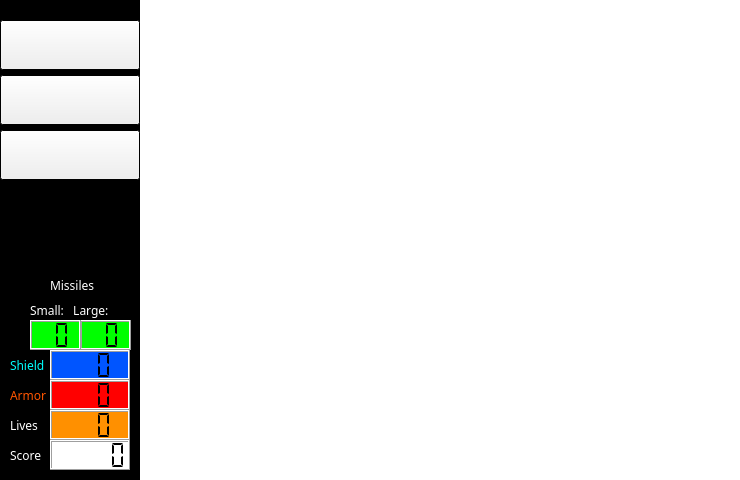
<?xml version="1.0" encoding="UTF-8"?>
<ui version="4.0">
 <class>MainWindow</class>
 <widget class="QMainWindow" name="MainWindow">
  <property name="geometry">
   <rect>
    <x>0</x>
    <y>0</y>
    <width>740</width>
    <height>480</height>
   </rect>
  </property>
  <property name="minimumSize">
   <size>
    <width>740</width>
    <height>480</height>
   </size>
  </property>
  <property name="maximumSize">
   <size>
    <width>740</width>
    <height>480</height>
   </size>
  </property>
  <property name="palette">
   <palette>
    <active>
     <colorrole role="Base">
      <brush brushstyle="SolidPattern">
       <color alpha="255">
        <red>255</red>
        <green>255</green>
        <blue>255</blue>
       </color>
      </brush>
     </colorrole>
     <colorrole role="Window">
      <brush brushstyle="SolidPattern">
       <color alpha="255">
        <red>0</red>
        <green>0</green>
        <blue>0</blue>
       </color>
      </brush>
     </colorrole>
    </active>
    <inactive>
     <colorrole role="Base">
      <brush brushstyle="SolidPattern">
       <color alpha="255">
        <red>255</red>
        <green>255</green>
        <blue>255</blue>
       </color>
      </brush>
     </colorrole>
     <colorrole role="Window">
      <brush brushstyle="SolidPattern">
       <color alpha="255">
        <red>0</red>
        <green>0</green>
        <blue>0</blue>
       </color>
      </brush>
     </colorrole>
    </inactive>
    <disabled>
     <colorrole role="Base">
      <brush brushstyle="SolidPattern">
       <color alpha="255">
        <red>0</red>
        <green>0</green>
        <blue>0</blue>
       </color>
      </brush>
     </colorrole>
     <colorrole role="Window">
      <brush brushstyle="SolidPattern">
       <color alpha="255">
        <red>0</red>
        <green>0</green>
        <blue>0</blue>
       </color>
      </brush>
     </colorrole>
    </disabled>
   </palette>
  </property>
  <property name="windowTitle">
   <string>Super Shooters</string>
  </property>
  <property name="autoFillBackground">
   <bool>true</bool>
  </property>
  <widget class="QWidget" name="centralWidget">
   <widget class="QGraphicsView" name="Display">
    <property name="geometry">
     <rect>
      <x>140</x>
      <y>0</y>
      <width>600</width>
      <height>480</height>
     </rect>
    </property>
    <property name="frameShape">
     <enum>QFrame::NoFrame</enum>
    </property>
    <property name="verticalScrollBarPolicy">
     <enum>Qt::ScrollBarAlwaysOff</enum>
    </property>
    <property name="horizontalScrollBarPolicy">
     <enum>Qt::ScrollBarAlwaysOff</enum>
    </property>
   </widget>
   <widget class="QPushButton" name="playButton">
    <property name="geometry">
     <rect>
      <x>0</x>
      <y>20</y>
      <width>140</width>
      <height>50</height>
     </rect>
    </property>
    <property name="text">
     <string/>
    </property>
   </widget>
   <widget class="QPushButton" name="quitButton">
    <property name="geometry">
     <rect>
      <x>0</x>
      <y>130</y>
      <width>140</width>
      <height>50</height>
     </rect>
    </property>
    <property name="text">
     <string/>
    </property>
   </widget>
   <widget class="QPushButton" name="loadButton">
    <property name="geometry">
     <rect>
      <x>0</x>
      <y>75</y>
      <width>140</width>
      <height>50</height>
     </rect>
    </property>
    <property name="text">
     <string/>
    </property>
   </widget>
   <widget class="QLCDNumber" name="scoreDisplay">
    <property name="geometry">
     <rect>
      <x>50</x>
      <y>440</y>
      <width>80</width>
      <height>30</height>
     </rect>
    </property>
    <property name="palette">
     <palette>
      <active>
       <colorrole role="Base">
        <brush brushstyle="SolidPattern">
         <color alpha="255">
          <red>255</red>
          <green>255</green>
          <blue>255</blue>
         </color>
        </brush>
       </colorrole>
       <colorrole role="Window">
        <brush brushstyle="SolidPattern">
         <color alpha="255">
          <red>255</red>
          <green>255</green>
          <blue>255</blue>
         </color>
        </brush>
       </colorrole>
      </active>
      <inactive>
       <colorrole role="Base">
        <brush brushstyle="SolidPattern">
         <color alpha="255">
          <red>255</red>
          <green>255</green>
          <blue>255</blue>
         </color>
        </brush>
       </colorrole>
       <colorrole role="Window">
        <brush brushstyle="SolidPattern">
         <color alpha="255">
          <red>255</red>
          <green>255</green>
          <blue>255</blue>
         </color>
        </brush>
       </colorrole>
      </inactive>
      <disabled>
       <colorrole role="Base">
        <brush brushstyle="SolidPattern">
         <color alpha="255">
          <red>255</red>
          <green>255</green>
          <blue>255</blue>
         </color>
        </brush>
       </colorrole>
       <colorrole role="Window">
        <brush brushstyle="SolidPattern">
         <color alpha="255">
          <red>255</red>
          <green>255</green>
          <blue>255</blue>
         </color>
        </brush>
       </colorrole>
      </disabled>
     </palette>
    </property>
    <property name="autoFillBackground">
     <bool>true</bool>
    </property>
    <property name="frameShape">
     <enum>QFrame::Box</enum>
    </property>
    <property name="frameShadow">
     <enum>QFrame::Raised</enum>
    </property>
    <property name="numDigits">
     <number>5</number>
    </property>
    <property name="segmentStyle">
     <enum>QLCDNumber::Flat</enum>
    </property>
    <property name="value" stdset="0">
     <double>0.000000000000000</double>
    </property>
    <property name="intValue" stdset="0">
     <number>0</number>
    </property>
   </widget>
   <widget class="QLabel" name="scoreLabel">
    <property name="geometry">
     <rect>
      <x>10</x>
      <y>440</y>
      <width>40</width>
      <height>30</height>
     </rect>
    </property>
    <property name="palette">
     <palette>
      <active>
       <colorrole role="WindowText">
        <brush brushstyle="SolidPattern">
         <color alpha="255">
          <red>255</red>
          <green>255</green>
          <blue>255</blue>
         </color>
        </brush>
       </colorrole>
      </active>
      <inactive>
       <colorrole role="WindowText">
        <brush brushstyle="SolidPattern">
         <color alpha="255">
          <red>255</red>
          <green>255</green>
          <blue>255</blue>
         </color>
        </brush>
       </colorrole>
      </inactive>
      <disabled>
       <colorrole role="WindowText">
        <brush brushstyle="SolidPattern">
         <color alpha="255">
          <red>120</red>
          <green>120</green>
          <blue>120</blue>
         </color>
        </brush>
       </colorrole>
      </disabled>
     </palette>
    </property>
    <property name="font">
     <font>
      <family>MS Gothic</family>
      <pointsize>9</pointsize>
     </font>
    </property>
    <property name="text">
     <string>Score</string>
    </property>
   </widget>
   <widget class="QLabel" name="livesLabel">
    <property name="geometry">
     <rect>
      <x>10</x>
      <y>410</y>
      <width>40</width>
      <height>30</height>
     </rect>
    </property>
    <property name="palette">
     <palette>
      <active>
       <colorrole role="WindowText">
        <brush brushstyle="SolidPattern">
         <color alpha="255">
          <red>255</red>
          <green>255</green>
          <blue>255</blue>
         </color>
        </brush>
       </colorrole>
      </active>
      <inactive>
       <colorrole role="WindowText">
        <brush brushstyle="SolidPattern">
         <color alpha="255">
          <red>255</red>
          <green>255</green>
          <blue>255</blue>
         </color>
        </brush>
       </colorrole>
      </inactive>
      <disabled>
       <colorrole role="WindowText">
        <brush brushstyle="SolidPattern">
         <color alpha="255">
          <red>120</red>
          <green>120</green>
          <blue>120</blue>
         </color>
        </brush>
       </colorrole>
      </disabled>
     </palette>
    </property>
    <property name="font">
     <font>
      <family>MS Gothic</family>
      <pointsize>9</pointsize>
     </font>
    </property>
    <property name="text">
     <string>Lives</string>
    </property>
   </widget>
   <widget class="QLCDNumber" name="livesDisplay">
    <property name="geometry">
     <rect>
      <x>50</x>
      <y>410</y>
      <width>80</width>
      <height>30</height>
     </rect>
    </property>
    <property name="palette">
     <palette>
      <active>
       <colorrole role="Base">
        <brush brushstyle="SolidPattern">
         <color alpha="255">
          <red>255</red>
          <green>255</green>
          <blue>255</blue>
         </color>
        </brush>
       </colorrole>
       <colorrole role="Window">
        <brush brushstyle="SolidPattern">
         <color alpha="255">
          <red>255</red>
          <green>144</green>
          <blue>0</blue>
         </color>
        </brush>
       </colorrole>
      </active>
      <inactive>
       <colorrole role="Base">
        <brush brushstyle="SolidPattern">
         <color alpha="255">
          <red>255</red>
          <green>255</green>
          <blue>255</blue>
         </color>
        </brush>
       </colorrole>
       <colorrole role="Window">
        <brush brushstyle="SolidPattern">
         <color alpha="255">
          <red>255</red>
          <green>144</green>
          <blue>0</blue>
         </color>
        </brush>
       </colorrole>
      </inactive>
      <disabled>
       <colorrole role="Base">
        <brush brushstyle="SolidPattern">
         <color alpha="255">
          <red>255</red>
          <green>144</green>
          <blue>0</blue>
         </color>
        </brush>
       </colorrole>
       <colorrole role="Window">
        <brush brushstyle="SolidPattern">
         <color alpha="255">
          <red>255</red>
          <green>144</green>
          <blue>0</blue>
         </color>
        </brush>
       </colorrole>
      </disabled>
     </palette>
    </property>
    <property name="autoFillBackground">
     <bool>true</bool>
    </property>
    <property name="frameShape">
     <enum>QFrame::Box</enum>
    </property>
    <property name="frameShadow">
     <enum>QFrame::Raised</enum>
    </property>
    <property name="numDigits">
     <number>3</number>
    </property>
    <property name="segmentStyle">
     <enum>QLCDNumber::Flat</enum>
    </property>
    <property name="value" stdset="0">
     <double>0.000000000000000</double>
    </property>
    <property name="intValue" stdset="0">
     <number>0</number>
    </property>
   </widget>
   <widget class="QLabel" name="armorLabel">
    <property name="geometry">
     <rect>
      <x>10</x>
      <y>380</y>
      <width>40</width>
      <height>30</height>
     </rect>
    </property>
    <property name="palette">
     <palette>
      <active>
       <colorrole role="WindowText">
        <brush brushstyle="SolidPattern">
         <color alpha="255">
          <red>255</red>
          <green>85</green>
          <blue>0</blue>
         </color>
        </brush>
       </colorrole>
      </active>
      <inactive>
       <colorrole role="WindowText">
        <brush brushstyle="SolidPattern">
         <color alpha="255">
          <red>255</red>
          <green>85</green>
          <blue>0</blue>
         </color>
        </brush>
       </colorrole>
      </inactive>
      <disabled>
       <colorrole role="WindowText">
        <brush brushstyle="SolidPattern">
         <color alpha="255">
          <red>120</red>
          <green>120</green>
          <blue>120</blue>
         </color>
        </brush>
       </colorrole>
      </disabled>
     </palette>
    </property>
    <property name="font">
     <font>
      <family>MS Gothic</family>
      <pointsize>9</pointsize>
     </font>
    </property>
    <property name="text">
     <string>Armor</string>
    </property>
   </widget>
   <widget class="QLabel" name="shieldLabel">
    <property name="geometry">
     <rect>
      <x>10</x>
      <y>350</y>
      <width>40</width>
      <height>30</height>
     </rect>
    </property>
    <property name="palette">
     <palette>
      <active>
       <colorrole role="WindowText">
        <brush brushstyle="SolidPattern">
         <color alpha="255">
          <red>0</red>
          <green>255</green>
          <blue>255</blue>
         </color>
        </brush>
       </colorrole>
      </active>
      <inactive>
       <colorrole role="WindowText">
        <brush brushstyle="SolidPattern">
         <color alpha="255">
          <red>0</red>
          <green>255</green>
          <blue>255</blue>
         </color>
        </brush>
       </colorrole>
      </inactive>
      <disabled>
       <colorrole role="WindowText">
        <brush brushstyle="SolidPattern">
         <color alpha="255">
          <red>120</red>
          <green>120</green>
          <blue>120</blue>
         </color>
        </brush>
       </colorrole>
      </disabled>
     </palette>
    </property>
    <property name="font">
     <font>
      <family>MS Gothic</family>
      <pointsize>9</pointsize>
     </font>
    </property>
    <property name="text">
     <string>Shield</string>
    </property>
   </widget>
   <widget class="QLabel" name="bombsLabel">
    <property name="geometry">
     <rect>
      <x>50</x>
      <y>270</y>
      <width>51</width>
      <height>30</height>
     </rect>
    </property>
    <property name="palette">
     <palette>
      <active>
       <colorrole role="WindowText">
        <brush brushstyle="SolidPattern">
         <color alpha="255">
          <red>255</red>
          <green>255</green>
          <blue>255</blue>
         </color>
        </brush>
       </colorrole>
      </active>
      <inactive>
       <colorrole role="WindowText">
        <brush brushstyle="SolidPattern">
         <color alpha="255">
          <red>255</red>
          <green>255</green>
          <blue>255</blue>
         </color>
        </brush>
       </colorrole>
      </inactive>
      <disabled>
       <colorrole role="WindowText">
        <brush brushstyle="SolidPattern">
         <color alpha="255">
          <red>120</red>
          <green>120</green>
          <blue>120</blue>
         </color>
        </brush>
       </colorrole>
      </disabled>
     </palette>
    </property>
    <property name="font">
     <font>
      <family>MS Gothic</family>
      <pointsize>9</pointsize>
     </font>
    </property>
    <property name="text">
     <string>Missiles</string>
    </property>
   </widget>
   <widget class="QLCDNumber" name="shieldDisplay">
    <property name="geometry">
     <rect>
      <x>50</x>
      <y>350</y>
      <width>80</width>
      <height>30</height>
     </rect>
    </property>
    <property name="palette">
     <palette>
      <active>
       <colorrole role="Base">
        <brush brushstyle="SolidPattern">
         <color alpha="255">
          <red>255</red>
          <green>255</green>
          <blue>255</blue>
         </color>
        </brush>
       </colorrole>
       <colorrole role="Window">
        <brush brushstyle="SolidPattern">
         <color alpha="255">
          <red>0</red>
          <green>85</green>
          <blue>255</blue>
         </color>
        </brush>
       </colorrole>
      </active>
      <inactive>
       <colorrole role="Base">
        <brush brushstyle="SolidPattern">
         <color alpha="255">
          <red>255</red>
          <green>255</green>
          <blue>255</blue>
         </color>
        </brush>
       </colorrole>
       <colorrole role="Window">
        <brush brushstyle="SolidPattern">
         <color alpha="255">
          <red>0</red>
          <green>85</green>
          <blue>255</blue>
         </color>
        </brush>
       </colorrole>
      </inactive>
      <disabled>
       <colorrole role="Base">
        <brush brushstyle="SolidPattern">
         <color alpha="255">
          <red>0</red>
          <green>85</green>
          <blue>255</blue>
         </color>
        </brush>
       </colorrole>
       <colorrole role="Window">
        <brush brushstyle="SolidPattern">
         <color alpha="255">
          <red>0</red>
          <green>85</green>
          <blue>255</blue>
         </color>
        </brush>
       </colorrole>
      </disabled>
     </palette>
    </property>
    <property name="autoFillBackground">
     <bool>true</bool>
    </property>
    <property name="frameShape">
     <enum>QFrame::Box</enum>
    </property>
    <property name="frameShadow">
     <enum>QFrame::Raised</enum>
    </property>
    <property name="numDigits">
     <number>3</number>
    </property>
    <property name="segmentStyle">
     <enum>QLCDNumber::Flat</enum>
    </property>
    <property name="value" stdset="0">
     <double>0.000000000000000</double>
    </property>
    <property name="intValue" stdset="0">
     <number>0</number>
    </property>
   </widget>
   <widget class="QLCDNumber" name="armorDisplay">
    <property name="geometry">
     <rect>
      <x>50</x>
      <y>380</y>
      <width>80</width>
      <height>30</height>
     </rect>
    </property>
    <property name="palette">
     <palette>
      <active>
       <colorrole role="Base">
        <brush brushstyle="SolidPattern">
         <color alpha="255">
          <red>255</red>
          <green>255</green>
          <blue>255</blue>
         </color>
        </brush>
       </colorrole>
       <colorrole role="Window">
        <brush brushstyle="SolidPattern">
         <color alpha="255">
          <red>255</red>
          <green>0</green>
          <blue>0</blue>
         </color>
        </brush>
       </colorrole>
      </active>
      <inactive>
       <colorrole role="Base">
        <brush brushstyle="SolidPattern">
         <color alpha="255">
          <red>255</red>
          <green>255</green>
          <blue>255</blue>
         </color>
        </brush>
       </colorrole>
       <colorrole role="Window">
        <brush brushstyle="SolidPattern">
         <color alpha="255">
          <red>255</red>
          <green>0</green>
          <blue>0</blue>
         </color>
        </brush>
       </colorrole>
      </inactive>
      <disabled>
       <colorrole role="Base">
        <brush brushstyle="SolidPattern">
         <color alpha="255">
          <red>255</red>
          <green>0</green>
          <blue>0</blue>
         </color>
        </brush>
       </colorrole>
       <colorrole role="Window">
        <brush brushstyle="SolidPattern">
         <color alpha="255">
          <red>255</red>
          <green>0</green>
          <blue>0</blue>
         </color>
        </brush>
       </colorrole>
      </disabled>
     </palette>
    </property>
    <property name="autoFillBackground">
     <bool>true</bool>
    </property>
    <property name="frameShape">
     <enum>QFrame::Box</enum>
    </property>
    <property name="frameShadow">
     <enum>QFrame::Raised</enum>
    </property>
    <property name="numDigits">
     <number>3</number>
    </property>
    <property name="segmentStyle">
     <enum>QLCDNumber::Flat</enum>
    </property>
    <property name="value" stdset="0">
     <double>0.000000000000000</double>
    </property>
    <property name="intValue" stdset="0">
     <number>0</number>
    </property>
   </widget>
   <widget class="QLCDNumber" name="bigMissilesDisplay">
    <property name="geometry">
     <rect>
      <x>80</x>
      <y>320</y>
      <width>51</width>
      <height>30</height>
     </rect>
    </property>
    <property name="palette">
     <palette>
      <active>
       <colorrole role="Base">
        <brush brushstyle="SolidPattern">
         <color alpha="255">
          <red>255</red>
          <green>255</green>
          <blue>255</blue>
         </color>
        </brush>
       </colorrole>
       <colorrole role="Window">
        <brush brushstyle="SolidPattern">
         <color alpha="255">
          <red>0</red>
          <green>255</green>
          <blue>0</blue>
         </color>
        </brush>
       </colorrole>
      </active>
      <inactive>
       <colorrole role="Base">
        <brush brushstyle="SolidPattern">
         <color alpha="255">
          <red>255</red>
          <green>255</green>
          <blue>255</blue>
         </color>
        </brush>
       </colorrole>
       <colorrole role="Window">
        <brush brushstyle="SolidPattern">
         <color alpha="255">
          <red>0</red>
          <green>255</green>
          <blue>0</blue>
         </color>
        </brush>
       </colorrole>
      </inactive>
      <disabled>
       <colorrole role="Base">
        <brush brushstyle="SolidPattern">
         <color alpha="255">
          <red>0</red>
          <green>255</green>
          <blue>0</blue>
         </color>
        </brush>
       </colorrole>
       <colorrole role="Window">
        <brush brushstyle="SolidPattern">
         <color alpha="255">
          <red>0</red>
          <green>255</green>
          <blue>0</blue>
         </color>
        </brush>
       </colorrole>
      </disabled>
     </palette>
    </property>
    <property name="autoFillBackground">
     <bool>true</bool>
    </property>
    <property name="frameShape">
     <enum>QFrame::Box</enum>
    </property>
    <property name="frameShadow">
     <enum>QFrame::Raised</enum>
    </property>
    <property name="numDigits">
     <number>2</number>
    </property>
    <property name="segmentStyle">
     <enum>QLCDNumber::Flat</enum>
    </property>
    <property name="value" stdset="0">
     <double>0.000000000000000</double>
    </property>
    <property name="intValue" stdset="0">
     <number>0</number>
    </property>
   </widget>
   <widget class="QLCDNumber" name="smallMissilesDisplay">
    <property name="geometry">
     <rect>
      <x>30</x>
      <y>320</y>
      <width>51</width>
      <height>30</height>
     </rect>
    </property>
    <property name="palette">
     <palette>
      <active>
       <colorrole role="Base">
        <brush brushstyle="SolidPattern">
         <color alpha="255">
          <red>255</red>
          <green>255</green>
          <blue>255</blue>
         </color>
        </brush>
       </colorrole>
       <colorrole role="Window">
        <brush brushstyle="SolidPattern">
         <color alpha="255">
          <red>0</red>
          <green>255</green>
          <blue>0</blue>
         </color>
        </brush>
       </colorrole>
      </active>
      <inactive>
       <colorrole role="Base">
        <brush brushstyle="SolidPattern">
         <color alpha="255">
          <red>255</red>
          <green>255</green>
          <blue>255</blue>
         </color>
        </brush>
       </colorrole>
       <colorrole role="Window">
        <brush brushstyle="SolidPattern">
         <color alpha="255">
          <red>0</red>
          <green>255</green>
          <blue>0</blue>
         </color>
        </brush>
       </colorrole>
      </inactive>
      <disabled>
       <colorrole role="Base">
        <brush brushstyle="SolidPattern">
         <color alpha="255">
          <red>0</red>
          <green>255</green>
          <blue>0</blue>
         </color>
        </brush>
       </colorrole>
       <colorrole role="Window">
        <brush brushstyle="SolidPattern">
         <color alpha="255">
          <red>0</red>
          <green>255</green>
          <blue>0</blue>
         </color>
        </brush>
       </colorrole>
      </disabled>
     </palette>
    </property>
    <property name="autoFillBackground">
     <bool>true</bool>
    </property>
    <property name="frameShape">
     <enum>QFrame::Box</enum>
    </property>
    <property name="frameShadow">
     <enum>QFrame::Raised</enum>
    </property>
    <property name="numDigits">
     <number>2</number>
    </property>
    <property name="segmentStyle">
     <enum>QLCDNumber::Flat</enum>
    </property>
    <property name="value" stdset="0">
     <double>0.000000000000000</double>
    </property>
    <property name="intValue" stdset="0">
     <number>0</number>
    </property>
   </widget>
   <widget class="QLabel" name="label">
    <property name="geometry">
     <rect>
      <x>30</x>
      <y>300</y>
      <width>91</width>
      <height>20</height>
     </rect>
    </property>
    <property name="palette">
     <palette>
      <active>
       <colorrole role="WindowText">
        <brush brushstyle="SolidPattern">
         <color alpha="255">
          <red>255</red>
          <green>255</green>
          <blue>255</blue>
         </color>
        </brush>
       </colorrole>
      </active>
      <inactive>
       <colorrole role="WindowText">
        <brush brushstyle="SolidPattern">
         <color alpha="255">
          <red>255</red>
          <green>255</green>
          <blue>255</blue>
         </color>
        </brush>
       </colorrole>
      </inactive>
      <disabled>
       <colorrole role="WindowText">
        <brush brushstyle="SolidPattern">
         <color alpha="255">
          <red>120</red>
          <green>120</green>
          <blue>120</blue>
         </color>
        </brush>
       </colorrole>
      </disabled>
     </palette>
    </property>
    <property name="font">
     <font>
      <family>MS Gothic</family>
      <pointsize>9</pointsize>
     </font>
    </property>
    <property name="text">
     <string>Small:   Large:</string>
    </property>
   </widget>
  </widget>
 </widget>
 <layoutdefault spacing="6" margin="11"/>
 <resources/>
 <connections>
  <connection>
   <sender>loadButton</sender>
   <signal>clicked()</signal>
   <receiver>MainWindow</receiver>
   <slot>loadGame()</slot>
   <hints>
    <hint type="sourcelabel">
     <x>46</x>
     <y>106</y>
    </hint>
    <hint type="destinationlabel">
     <x>76</x>
     <y>202</y>
    </hint>
   </hints>
  </connection>
  <connection>
   <sender>playButton</sender>
   <signal>clicked()</signal>
   <receiver>MainWindow</receiver>
   <slot>playGame()</slot>
   <hints>
    <hint type="sourcelabel">
     <x>50</x>
     <y>43</y>
    </hint>
    <hint type="destinationlabel">
     <x>62</x>
     <y>12</y>
    </hint>
   </hints>
  </connection>
 </connections>
 <slots>
  <slot>closeGame()</slot>
  <slot>loadGame()</slot>
  <slot>playGame()</slot>
 </slots>
</ui>
